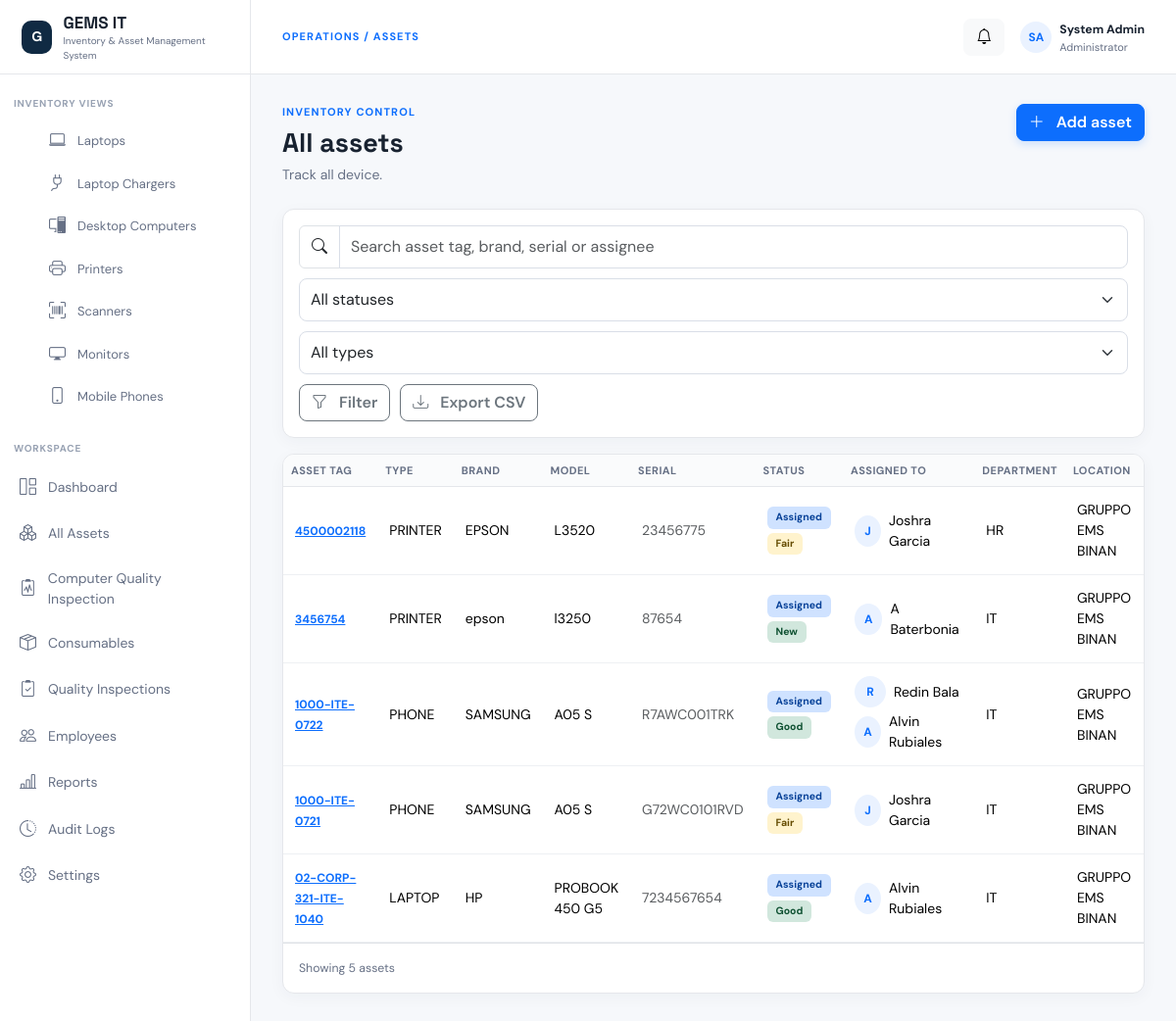
The app's page /assets/ (signed in) with its own data.
### core/models.py (models this page shows, shortened)
class Asset(models.Model):
    class Status(models.TextChoices):
        AVAILABLE = "available", "Available"
        ASSIGNED = "assigned", "Assigned"
        IN_REPAIR = "in_repair", "In Repair"
        RETIRED = "retired", "Retired"
        LOST = "lost", "Lost/Stolen"
    class Condition(models.TextChoices):
        NEW = "new", "New"
        GOOD = "good", "Good"
        FAIR = "fair", "Fair"
        DAMAGED = "damaged", "Damaged"
        FOR_DISPOSAL = "for_disposal", "For Disposal"
    asset_tag = models.CharField(
        max_length=50,
        primary_key=True,
    )
    asset_type = models.ForeignKey(
        AssetType,
        on_delete=models.PROTECT,
        related_name="assets",
    )
    brand = models.CharField(max_length=100)
    model = models.CharField(max_length=120)
    serial_number = models.CharField(
        max_length=120,
        unique=True,
    )
    status = models.CharField(
        max_length=20,
        choices=Status.choices,
        default=Status.AVAILABLE,
    )
    condition = models.CharField(
        max_length=20,
        choices=Condition.choices,
        default=Condition.NEW,
    )
    purchase_date = models.DateField(
        null=True,
        blank=True,
    )
    warranty_expiration = models.DateField(
        null=True,
        blank=True,
    )
    department = models.ForeignKey(
        Department,
        on_delete=models.PROTECT,
        related_name="assets",
    )
    location = models.ForeignKey(
        Location,
        on_delete=models.PROTECT,
        related_name="assets",
    )
    created_at = models.DateTimeField(auto_now_add=True)
    updated_at = models.DateTimeField(auto_now=True)
    class Meta:
        ordering = ["asset_tag"]
        indexes = [
            models.Index(fields=["asset_type"]),
            models.Index(fields=["status"]),
            models.Index(fields=["department"]),
            models.Index(fields=["location"]),
            models.Index(fields=["warranty_expiration"]),
        ]

class AssetType(models.Model):
    name = models.CharField(max_length=80, unique=True)
    slug = models.SlugField(max_length=80, unique=True)
    icon = models.CharField(max_length=50, blank=True)
    is_active = models.BooleanField(default=True)
    class Meta:
        ordering = ["name"]

class AssetAssignment(models.Model):
    asset = models.ForeignKey(Asset, on_delete=models.PROTECT, related_name="assignments")
    employee = models.ForeignKey(Employee, on_delete=models.PROTECT, related_name="assignments")
    assigned_by = models.CharField(max_length=160)
    start_date = models.DateField()
    end_date = models.DateField(null=True, blank=True)
    returned_by = models.CharField(max_length=160, blank=True)
    returned_condition = models.CharField(max_length=20, choices=Asset.Condition.choices, blank=True)
    remarks = models.TextField(blank=True)
    class Meta:
        ordering = ["-start_date"]
        indexes = [
            models.Index(fields=["asset", "end_date"]),
            models.Index(fields=["employee"]),
        ]
        constraints = [
            models.UniqueConstraint(
                fields=["asset", "employee"],
                condition=models.Q(end_date__isnull=True),
                name="unique_open_assignment_per_asset_employee",
            )
        ]

class Employee(models.Model):
    class Status(models.TextChoices):
        ACTIVE = "active", "Active"
        INACTIVE = "inactive", "Inactive"
        OFFBOARDED = "offboarded", "Offboarded"
    employee_id = models.CharField(max_length=30, primary_key=True)
    name = models.CharField(max_length=160)
    email = models.EmailField(unique=True)
    department = models.ForeignKey(Department, on_delete=models.PROTECT, related_name="employees")
    location = models.ForeignKey(Location, on_delete=models.PROTECT, related_name="employees")
    role = models.CharField(max_length=120)
    status = models.CharField(max_length=20, choices=Status.choices, default=Status.ACTIVE)
    class Meta:
        indexes = [
            models.Index(fields=["department"]),
            models.Index(fields=["location"]),
            models.Index(fields=["status"]),
        ]

class Department(models.Model):
    name = models.CharField(max_length=120, unique=True)

class Location(models.Model):
    name = models.CharField(max_length=120, unique=True)
    address = models.CharField(max_length=255, blank=True)

### core/views.py (the view, shortened to what this page needs)
# urls.py: path("assets/", views.assets, name="assets"),
@login_required
def assets(request):
    selected_type = request.GET.get(
        "type",
        "",
    ).strip()
    selected_status = request.GET.get(
        "status",
        "",
    ).strip()
    search_query = request.GET.get(
        "q",
        "",
    ).strip()
    current_assignments = (
        AssetAssignment.objects
        .filter(end_date__isnull=True)
        .select_related("employee")
        .order_by("-start_date")
    )
    asset_queryset = (
        Asset.objects
        .select_related(
            "asset_type",
            "department",
            "location",
        )
        .prefetch_related(
            __import__("django.db.models", fromlist=["Prefetch"]).Prefetch(
                "assignments",
                queryset=current_assignments,
                to_attr="current_assignments",
            )
        )
        .order_by("asset_tag")
    )
    if selected_type:
        asset_queryset = asset_queryset.filter(
            asset_type__name__iexact=selected_type,
        )
    if selected_status:
        asset_queryset = asset_queryset.filter(
            status__iexact=selected_status,
        )
    return render(
        request,
        "assets.html",
        {
            "assets": asset_queryset,
            "asset_types": (
                AssetType.objects
                .filter(is_active=True)
                .order_by("name")
            ),
            "asset_statuses": Asset.Status.choices,
            "departments": (
                Department.objects
                .order_by("name")
            ),
            "locations": (
                Location.objects
                .order_by("name")
            ),
            "selected_type": selected_type,
            "selected_status": selected_status,
            "search_query": search_query,
            "employees": (
                Employee.objects
                .filter(status=Employee.Status.ACTIVE)
                .order_by("name")
            ),
        },
    )

### core/templates/assets.html (shortened to what this page needs)
{% extends "base.html" %}
{% block breadcrumb %}Assets{% endblock %}
{% block content %}
<div class="d-flex justify-content-between align-items-start mb-4">
    <div>
        <div class="eyebrow">Inventory control</div>
        <h2 class="page-title">All assets</h2>
        <p class="muted mb-0">
            Track all device.
        </p>
    </div>
    <a class="btn btn-primary" href="#" data-bs-toggle="modal" data-bs-target="#addAssetModal">
        <i class="bi bi-plus-lg me-2"></i>
        Add asset
    </a>
</div>
<div class="card p-3 mb-3">
    <form method="get">
        <div class="toolbar">
            <div class="input-group flex-grow-1">
                <span class="input-group-text bg-white">
                    <i class="bi bi-search"></i>
                </span>
                <input
                    id="assetSearch"
                    name="q"
                    class="form-control"
                    type="search"
                    value="{{ search_query|default:'' }}"
                    placeholder="Search asset tag, brand, serial or assignee"
                >
            </div>
            <select
                id="assetStatusFilter"
                name="status"
                class="form-select"
            >
                <option value="">All statuses</option>
            </select>
            <select
                id="type"
                name="type"
                class="form-select"
            >
                <option value="">All types</option>
            </select>
            <button
                type="submit"
                class="btn btn-outline-secondary"
            >
                <i class="bi bi-funnel me-2"></i>
                Filter
            </button>
            <button
                type="button"
                class="btn btn-outline-secondary"
                data-export-assets
            >
                <i class="bi bi-download me-2"></i>
                Export CSV
            </button>
        </div>
    </form>
</div>
<div class="card table-card">
    <div class="table-responsive">
        <table id="assetTable" class="table table-hover mb-0 align-middle">
            <thead>
                <tr>
                    <th>Asset tag</th>
                    <th>Type</th>
                    <th>Brand</th>
                    <th>Model</th>
                    <th>Serial</th>
                    <th>Status</th>
                    <th>Assigned to</th>
                    <th>Department</th>
                    <th>Location</th>
                </tr>
            </thead>
            <tbody>
                {% for asset in assets reversed %}
                    <tr
                        data-asset-row
                        data-asset-tag="{{ asset.asset_tag }}"
                        data-asset-type="{{ asset.asset_type.name }}"
                        data-brand="{{ asset.brand }}"
                        data-model="{{ asset.model }}"
                        data-serial="{{ asset.serial_number }}"
                        data-condition="{{ asset.condition }}"
                        data-purchase-date="{{ asset.purchase_date|date:'Y-m-d' }}"
                        data-warranty="{{ asset.warranty_expiration|date:'Y-m-d' }}"
                        data-department="{{ asset.department.name }}"
                        data-location="{{ asset.location.name }}"
                        data-status="{{ asset.status }}"
                        data-type="{{ asset.asset_type.name }}"
                    >
                        <td>
                            <a class="tag" href="{% url 'asset-details' asset.asset_tag %}">
                                {{ asset.asset_tag }}
                            </a>
                        </td>
                        <td>{{ asset.asset_type.name }}</td>
                        <td>{{ asset.brand }}</td>
                        <td>{{ asset.model }}</td>
                        <td class="text-muted">
                            {{ asset.serial_number }}
                        </td>
                        <td>
                            <div class="d-flex flex-column align-items-start gap-1">
                                <span class="badge status-{{ asset.status }}">
                                    {{ asset.get_status_display }}
                                </span>
                                <span class="badge condition-{{ asset.condition }}">
                                    {{ asset.get_condition_display }}
                                </span>
                            </div>
                        </td>
                        <td>
                            {% if asset.current_assignments %}
                                <div class="d-flex flex-column gap-1">
                                    {% for assignment in asset.current_assignments %}
                                        <span class="d-flex align-items-center gap-2">
                                            <span class="avatar">
                                                {{ assignment.employee.name|slice:':1' }}
                                            </span>
                                            {{ assignment.employee.name }}
                                        </span>
                                    {% endfor %}
                                </div>
                            {% else %}
                                <span class="muted">Unassigned</span>
                            {% endif %}
                        </td>
                        <td>{{ asset.department.name }}</td>
                        <td>{{ asset.location.name }}</td>
                    </tr>
                {% endfor %}
            </tbody>
        </table>
    </div>
    <div class="d-flex justify-content-between align-items-center p-3 border-top">
        <span class="muted small" id="assetResultCount">
            Showing {{ assets|length }} asset{{ assets|length|pluralize }}
        </span>
    </div>
</div>
{% endblock %}

### core/static/css/style.css (style rules this page uses)
:root { --ink:#182230;--muted:#667085;--line:#e5e7eb;--soft:#f5f7fa;--blue:#0d6efd;--navy:#102a43 }
* { box-sizing:border-box }
body { margin:0;background:#f6f8fb;color:var(--ink);font-family:'DM Sans',sans-serif;font-size:14px }
.eyebrow { text-transform:uppercase;color:var(--blue);font-size:11px;font-weight:700;letter-spacing:.1em }
.page-title { font:700 27px 'Space Grotesk';margin:5px 0 }
.muted { color:var(--muted) }
.card { border:1px solid var(--line);box-shadow:0 4px 16px rgba(16,42,67,.04);border-radius:12px }
.table-card { overflow:hidden }
.table thead th { background:#fafbfc;color:#667085;font-size:11px;text-transform:uppercase;letter-spacing:.04em;border-bottom:1px solid var(--line);white-space:nowrap }
.table tbody td { vertical-align:middle;padding:13px 12px;border-color:#eef0f3 }
.tag { font-weight:700;color:#0d6efd;font-size:12px }
.badge { font-weight:600;padding:6px 9px }
.status-assigned { color:#0a58ca;background:#e7f1ff }
.avatar { width:32px;height:32px;display:inline-grid;place-items:center;border-radius:50%;background:#eaf2ff;color:#0d6efd;font-weight:700;font-size:12px }
.toolbar { display:flex;gap:10px;flex-wrap:wrap;align-items:center }
.toolbar .form-control,.toolbar .form-select { min-width:145px }
.btn { border-radius:8px;font-weight:600 }
.btn-primary { box-shadow:0 3px 8px rgba(13,110,253,.18) }
.form-control,.form-select { border-color:#d9dee7;border-radius:8px;padding:9px 11px }

### core/templates/assets.html (style rules this page uses)
body .badge.status-assigned { background-color: #cfe2ff !important; color: #084298 !important; font-weight: 700; }
body .badge.condition-new, body .badge.condition-good { background-color: #d1e7dd !important; color: #0f5132 !important; font-weight: 700; }
body .badge.condition-fair { background-color: #fff3cd !important; color: #664d03 !important; font-weight: 700; }

### records on screen
Asset: asset_tag "4500002118", asset_type.name "PRINTER", brand "EPSON", model "L3520", serial_number "23456775", status "Assigned", condition "Fair", department.name "HR", location.name "GRUPPO EMS BINAN"
AssetAssignment: employee.name "J", employee.name "Joshra Garcia"
Asset: asset_tag "3456754", asset_type.name "PRINTER", brand "epson", model "l3250", serial_number "87654", status "Assigned", condition "New", department.name "IT", location.name "GRUPPO EMS BINAN"
AssetAssignment: employee.name "A", employee.name "A Baterbonia"
Asset: asset_tag "1000-ITE-0722", asset_type.name "PHONE", brand "SAMSUNG", model "A05 S", serial_number "R7AWC001TRK", status "Assigned", condition "Good", department.name "IT", location.name "GRUPPO EMS BINAN"
AssetAssignment: employee.name "R", employee.name "Redin Bala"
AssetAssignment: employee.name "A", employee.name "Alvin Rubiales"
Asset: asset_tag "1000-ITE-0721", asset_type.name "PHONE", brand "SAMSUNG", model "A05 S", serial_number "G72WC0101RVD", status "Assigned", condition "Fair", department.name "IT", location.name "GRUPPO EMS BINAN"
AssetAssignment: employee.name "J", employee.name "Joshra Garcia"
Asset: asset_tag "02-CORP-321-ITE-1040", asset_type.name "LAPTOP", brand "HP", model "PROBOOK 450 G5", serial_number "7234567654", status "Assigned", condition "Good", department.name "IT", location.name "GRUPPO EMS BINAN"
AssetAssignment: employee.name "A", employee.name "Alvin Rubiales"

### other values on screen
{{ assets|length }} "5"
